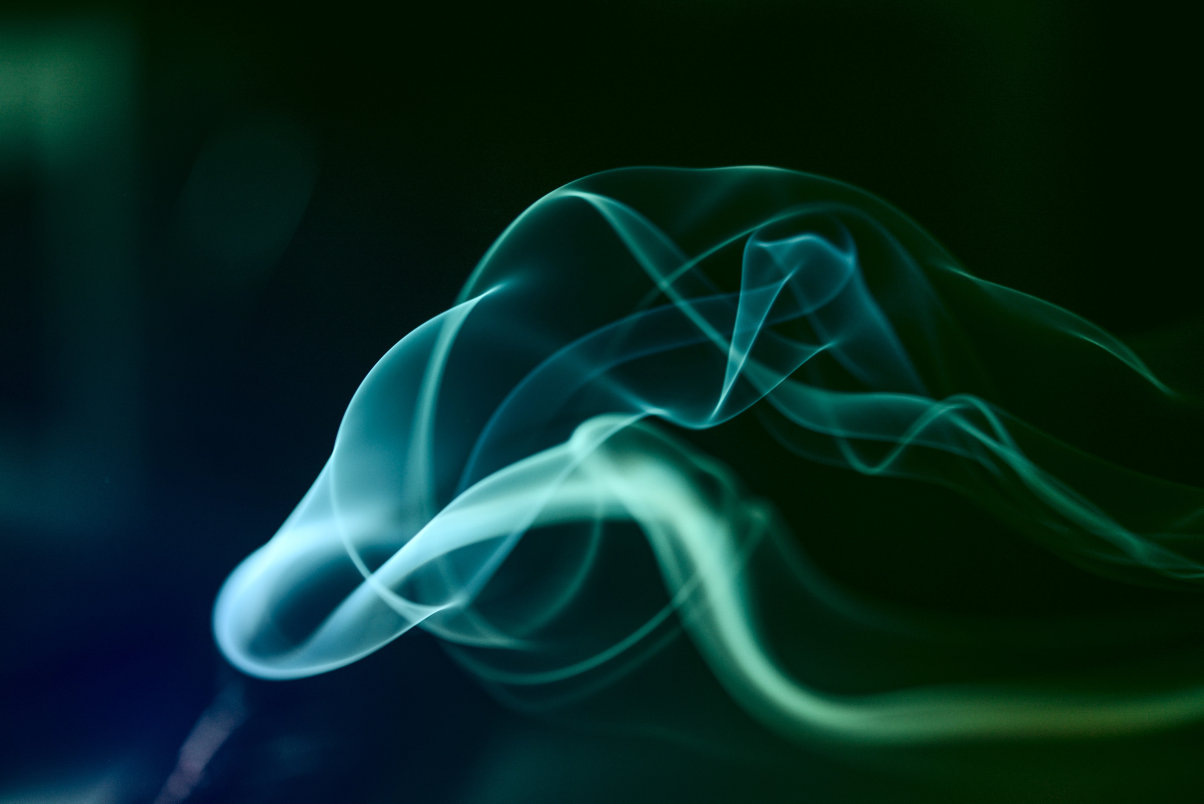
#> input picture .config/sway/LightWaves1.webp, 6016 x 4016 px (shown at 1/5 size)
$ python get_color.py ../LightWaves1.webp
#> lines starting #> are read from the running program, lines starting #| are printed output that depends on the picture
#!/usr/bin/env python3

# sudo pacman -S python-pillow

import sys
from PIL import Image
from collections import Counter
import colorsys

def get_dominant_color(image_path):
    """Gets the dominant color from an image."""
    img = Image.open(image_path)
    img = img.convert('RGB')
    img = img.resize((150, 150))  # Reduce size for faster processing

    pixels = list(img.getdata())

    # Filter out very dark and very light pixels
    pixels = [p for p in pixels if sum(p) > 50 and sum(p) < 700]

    if not pixels:
        return (128, 128, 128)  # Gray as fallback

    # Find the most common color
    most_common = Counter(pixels).most_common(1)[0][0]
    return most_common

def rgb_to_color_name(rgb):
    """Converts RGB to color name."""
    r, g, b = rgb
    h, s, v = colorsys.rgb_to_hsv(r/255.0, g/255.0, b/255.0)

    # If the color has almost no saturation, it's gray/slate
    if s < 0.15:
        return "slate"

    # Convert hue (0-1) to degrees (0-360)
    hue = h * 360

    # Map hue to colors
    if hue < 15 or hue >= 345:
        return "red"
    elif 15 <= hue < 35:
        return "orange"
    elif 35 <= hue < 65:
        return "yellow"
    elif 65 <= hue < 150:
        return "green"
    elif 150 <= hue < 180:
        return "teal"
    elif 180 <= hue < 260:
        return "blue"
    elif 260 <= hue < 290:
        return "purple"
    elif 290 <= hue < 330:
        return "pink"
    elif 330 <= hue < 345:
        # Area between pink and red - decision based on brightness
        if v > 0.6:
            return "pink"
        else:
            return "red"
    else:
        # Fallback to brown for ambivalent cases
        if v < 0.4 and 20 <= hue < 50:
            return "brown"
        return "slate"

def main():
    if len(sys.argv) != 2:
        print("Usage: python get_color.py <image_path>", file=sys.stderr)
        sys.exit(1)

    image_path = sys.argv[1]

    try:
        dominant_rgb = get_dominant_color(image_path)
#> in get_dominant_color, img is the input picture: PIL image 6016x4016 RGB; mean R, G, B 8.1, 40.9, 34.8
#> in get_dominant_color, `img = img.resize((150, 150))`:
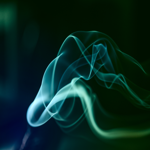
#> img: PIL image 150x150 RGB; mean R, G, B 8.2, 40.9, 34.8
#> in get_dominant_color, `pixels = list(img.getdata())`: pixels = 22500 items
#> in get_dominant_color, `pixels = [p for p in pixels if sum(p) > 50 and sum(p) < 700]`: pixels = 10872 items, first 6: (1, 35, 15), (1, 37, 18), (1, 37, 18), (1, 37, 18), (1, 37, 18), (1, 37, 18)
#> in get_dominant_color, `most_common = Counter(pixels).most_common(1)[0][0]`: most_common = (1, 19, 33)
#> dominant_rgb = (1, 19, 33)
        color_name = rgb_to_color_name(dominant_rgb)
#> in rgb_to_color_name, `r, g, b = rgb`: r = 1; g = 19; b = 33
#> in rgb_to_color_name, `h, s, v = colorsys.rgb_to_hsv(r/255.0, g/255.0, b/255.0)`: h = 0.573; s = 0.97; v = 0.129
#> in rgb_to_color_name, `hue = h * 360`: hue = 206.2
#> color_name = 'blue'
        print(color_name)
#| blue
    except Exception as e:
        print(f"Error: {e}", file=sys.stderr)
        sys.exit(1)

if __name__ == "__main__":
    main()
